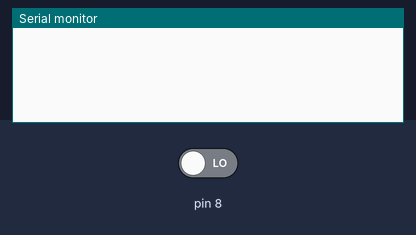
Bench run of a sketch on a simulated Arduino Uno, built with avr-gcc and run on an emulated ATmega328P. Parts: the last lines printed to the serial monitor. The inputs (shaded band) are chosen by the test bench; at power-on: pin 8 LOW.

Above: at 1.2 s.
1.3 s: pin 8 driven HIGH
At 2.0 s:
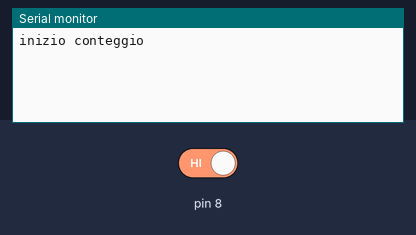
2.8 s: pin 8 driven LOW
At 3.8 s:
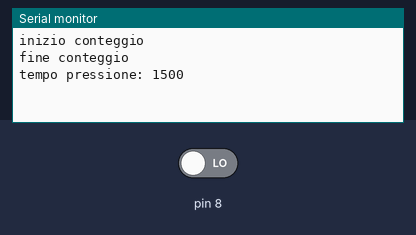

Measured:
- after the input at 1.3 s, the serial monitor: prints a new line at once (image 1)
- after the input at 2.8 s, the serial monitor: prints a new line at once (image 2)

The sketch:

031-tempo_pressione-tasto-migliorato.ino
```cpp
bool tasto;
bool prev_tasto;

long t0; //memorizza il numero di millis a inizio conteggio

void setup() {
  Serial.begin(9600);
  pinMode(8, INPUT);
}

void loop() {
  tasto = digitalRead(8);

  //individuo il fronte di salita
  if (!prev_tasto && tasto) {
    Serial.println("inizio conteggio");
    t0 = millis();
  }

  //individuo il fronte di discesa
  if (prev_tasto && !tasto) {
    Serial.println("fine conteggio");
    long t = millis() - t0;
    Serial.print("tempo pressione: ");
    Serial.println(t);
  }
  //salvo il valore di stato in prev_stato
  prev_tasto = tasto;
}
```
